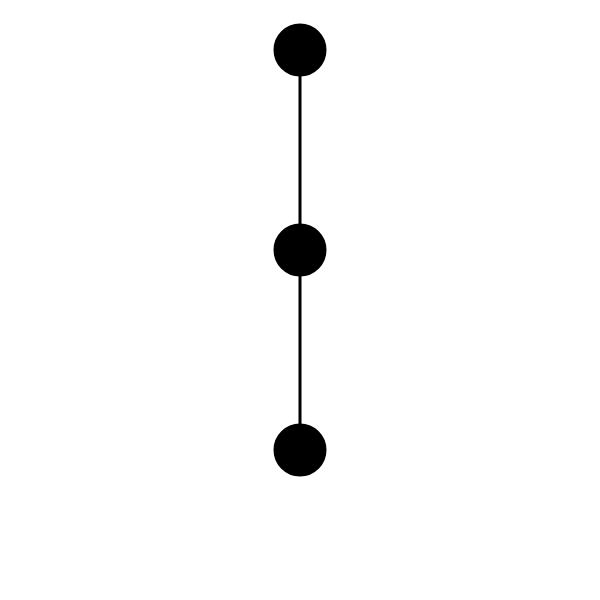
Frame 1 (no input)
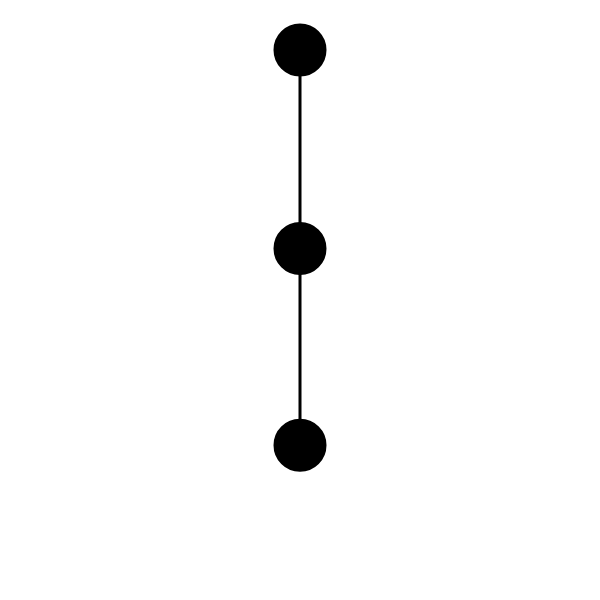
Frame 60 (no input)
Frame 120 (the mouse pressed at the canvas centre since frame 60): identical to frame 60, image omitted

The p5.js sketch that drew these frames (run headless with seeded random() and noise() and a simulated clock; from frame 60 on, the mouse is pressed at the canvas centre):

// p5.js sketch
// ── sketch.js
const WIDTH = 600
const HEIGHT = 600
let b, b2, b3
const k = 0.01
let g

// function mouseClicked(){
//     //ball2 = createVector(mouseX, mouseY)
//     ball2.y = mouseY
// }

function mouseDragged(){
    b3.pos.x = mouseX
    b3.pos.y = mouseY
}

function setup(){
    createCanvas(WIDTH, HEIGHT)
    b = new Ball(createVector(300, 50), undefined)
    b2 = new Ball(createVector(300, 250), b)
    b3 = new Ball(createVector(300, 450), b2)
    g = createVector(0, 0.2)
    fill(0)
    stroke(0)
    strokeWeight(3)
}

function draw(){
    background(255)

    if(!mouseIsPressed){ 
        b2.update()
        b3.update()
    }
    
    b.show()
    b2.show()
    b3.show()
    line(b.pos.x, b.pos.y, b2.pos.x, b2.pos.y)
    line(b3.pos.x, b3.pos.y, b2.pos.x, b2.pos.y)
}
// ── Ball.js
class Ball{
	constructor(pos, conn){
		this.pos = pos
		this.conn = conn
		this.vel = createVector(0, 0)
		this.resting = 175
	}

	update(){
		let force = p5.Vector.sub(this.pos, this.conn.pos)
	    let x = force.mag() - this.resting
	    force.normalize()
	    force.mult(-k*x)
	    
	    this.vel.add(force)
	    this.vel.add(g)
	    this.pos.add(this.vel)
	    this.vel.mult(0.99)
	}

	show(){
		fill(0)
		ellipse(this.pos.x, this.pos.y, 50)
	}
}
